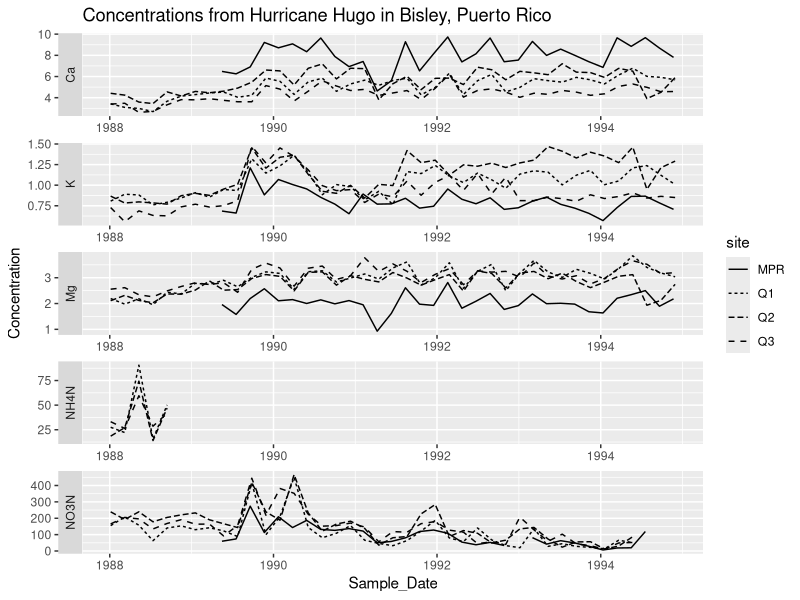

Here is the R script that generated this plot:
## ---- chunk 1
#| echo: false
#| message: false
#| warning: false

library(tidyverse)
cleaned_data <- read_csv("../output/1_clean_data.csv")
## ---- chunk 2
#| echo: false
#| message: false
#| warning: false

ggplot(
  cleaned_data,
  mapping = aes(
    x = Sample_Date,
    y = Concentration,
    linetype = site
  )
) +
  geom_line() +
  facet_wrap(
    ~Ions,
    scales = "free",
    ncol = 1,
    strip.position = "left"
  ) +
  labs(
    title = "Concentrations from Hurricane Hugo in Bisley, Puerto Rico"
  )
